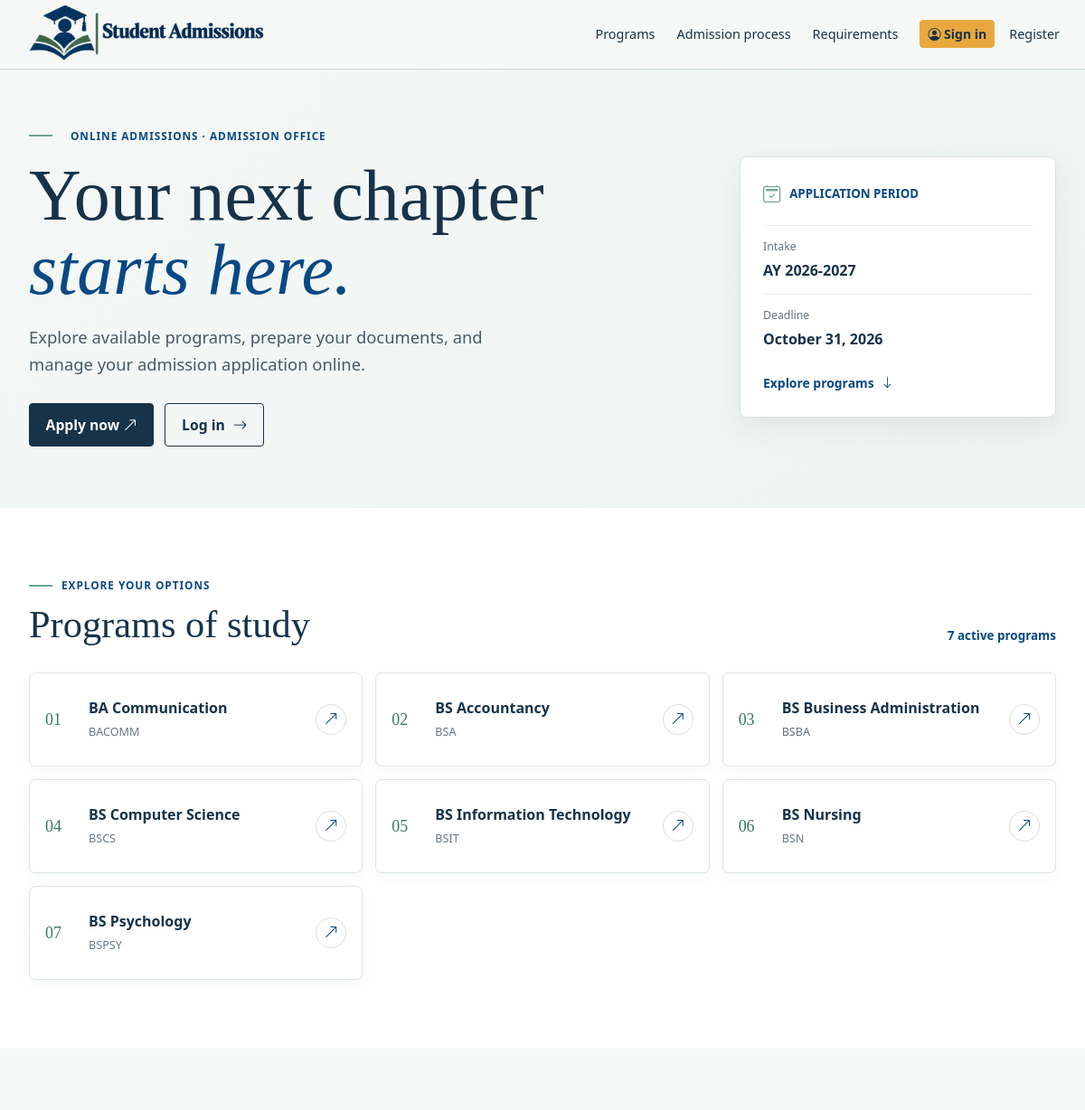
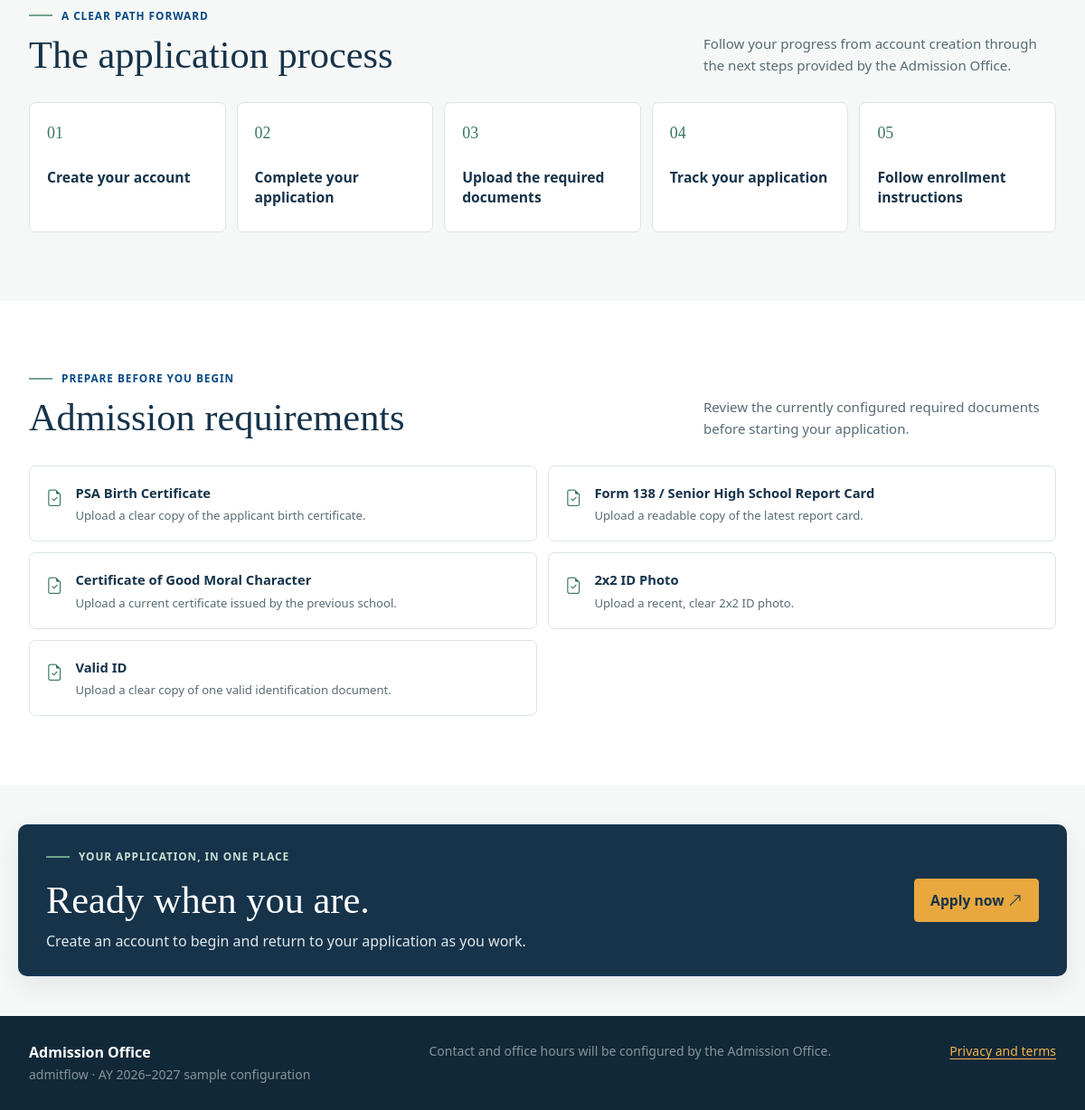
The page / on the database its author committed (2 pictures, top to bottom).
### tables this page shows
CREATE TABLE academic_years (
    id BIGINT UNSIGNED NOT NULL AUTO_INCREMENT,
    label VARCHAR(20) NOT NULL,
    starts_on DATE NOT NULL,
    ends_on DATE NOT NULL,
    application_deadline DATE NULL,
    is_open TINYINT(1) NOT NULL DEFAULT 0,
    is_sample TINYINT(1) NOT NULL DEFAULT 0,
    created_at DATETIME NOT NULL DEFAULT CURRENT_TIMESTAMP,
    updated_at DATETIME NOT NULL DEFAULT CURRENT_TIMESTAMP ON UPDATE CURRENT_TIMESTAMP,
    PRIMARY KEY (id),
    UNIQUE KEY uq_academic_years_label (label),
    KEY idx_academic_years_open (is_open, starts_on)
);

CREATE TABLE academic_programs (
    id BIGINT UNSIGNED NOT NULL AUTO_INCREMENT,
    code VARCHAR(30) NOT NULL,
    name VARCHAR(160) NOT NULL,
    description TEXT NULL,
    is_active TINYINT(1) NOT NULL DEFAULT 1,
    is_sample TINYINT(1) NOT NULL DEFAULT 0,
    created_at DATETIME NOT NULL DEFAULT CURRENT_TIMESTAMP,
    updated_at DATETIME NOT NULL DEFAULT CURRENT_TIMESTAMP ON UPDATE CURRENT_TIMESTAMP,
    PRIMARY KEY (id),
    UNIQUE KEY uq_academic_programs_code (code),
    KEY idx_academic_programs_active_name (is_active, name)
);

CREATE TABLE admission_requirements (
    id BIGINT UNSIGNED NOT NULL AUTO_INCREMENT,
    code VARCHAR(40) NOT NULL,
    name VARCHAR(160) NOT NULL,
    instructions TEXT NULL,
    academic_program_id BIGINT UNSIGNED NULL,
    academic_year_id BIGINT UNSIGNED NULL,
    program_scope_key BIGINT UNSIGNED GENERATED ALWAYS AS (COALESCE(academic_program_id, 0)) STORED,
    year_scope_key BIGINT UNSIGNED GENERATED ALWAYS AS (COALESCE(academic_year_id, 0)) STORED,
    allowed_extensions VARCHAR(100) NOT NULL DEFAULT 'pdf,jpg,jpeg,png',
    max_file_size_bytes INT UNSIGNED NOT NULL DEFAULT 10485760,
    is_required TINYINT(1) NOT NULL DEFAULT 1,
    is_active TINYINT(1) NOT NULL DEFAULT 1,
    is_sample TINYINT(1) NOT NULL DEFAULT 0,
    sort_order SMALLINT UNSIGNED NOT NULL DEFAULT 0,
    created_at DATETIME NOT NULL DEFAULT CURRENT_TIMESTAMP,
    updated_at DATETIME NOT NULL DEFAULT CURRENT_TIMESTAMP ON UPDATE CURRENT_TIMESTAMP,
    PRIMARY KEY (id),
    UNIQUE KEY uq_admission_requirement_scope (code, program_scope_key, year_scope_key),
    KEY idx_admission_requirements_scope (is_active, academic_program_id, academic_year_id, sort_order),
    CONSTRAINT fk_requirements_program FOREIGN KEY (academic_program_id) REFERENCES academic_programs (id) ON DELETE RESTRICT,
    CONSTRAINT fk_requirements_year FOREIGN KEY (academic_year_id) REFERENCES academic_years (id) ON DELETE RESTRICT
);

### app/bootstrap.php (called while the page is built, shortened)
<?php
function e(mixed $value): string
{
    return htmlspecialchars((string) $value, ENT_QUOTES | ENT_SUBSTITUTE, 'UTF-8');
}
function render_page(string $view, array $data = []): void
{
    require dirname(__DIR__) . '/resources/views/layout.php';
}

### resources/views/public/home.php (the view, shortened to what this page needs)
<div class="public-homepage">
    <section class="home-hero" aria-labelledby="home-title">
        <div class="container-xl home-hero-grid">
            <div class="home-hero-copy">
                <p class="home-kicker"><span aria-hidden="true"></span> Online admissions · Admission Office</p>
                <h1 id="home-title">Your next chapter<br><em>starts here.</em></h1>
                <p class="home-lede">Explore available programs, prepare your documents, and manage your admission application online.</p>
                <div class="home-actions">
                    <a class="btn btn-navy btn-lg" href="/register">Apply now <i class="bi bi-arrow-up-right" aria-hidden="true"></i></a>
                    <a class="btn home-login-btn btn-lg" href="/login">Log in <i class="bi bi-arrow-right" aria-hidden="true"></i></a>
                </div>
            </div>
            <aside class="home-intake" aria-label="Application period details">
                <div class="home-intake-head"><i class="bi bi-calendar2-check" aria-hidden="true"></i><span>Application period</span></div>
                <div class="home-intake-row"><span>Intake</span><strong><?= e($academicYear['label'] ?? 'Details to be announced') ?></strong></div>
                <div class="home-intake-row"><span>Deadline</span><strong><?= !empty($academicYear['application_deadline']) ? e(date('F j, Y', strtotime($academicYear['application_deadline']))) : 'To be announced' ?></strong></div>
                <a href="#programs">Explore programs <i class="bi bi-arrow-down" aria-hidden="true"></i></a>
            </aside>
        </div>
    </section>
    <section class="home-section home-programs" id="programs" aria-labelledby="programs-title">
        <div class="container-xl">
            <div class="home-section-heading">
                <div><p class="home-kicker">Explore your options</p><h2 id="programs-title">Programs of study</h2></div>
                <p><?= count($programs) ?> active program<?= count($programs) === 1 ? '' : 's' ?></p>
            </div>
            <?php if ($programs === []): ?>
                <p class="home-empty">Program information will be published here when available.</p>
            <?php else: ?>
                <div class="home-program-grid">
                    <?php foreach ($programs as $index => $program): ?>
                        <article class="home-program-card">
                            <span class="home-card-index"><?= sprintf('%02d', $index + 1) ?></span>
                            <div><h3><?= e($program['name']) ?></h3><p><?= e($program['code']) ?></p></div>
                            <a href="/register" aria-label="Apply to <?= e($program['name']) ?>"><i class="bi bi-arrow-up-right" aria-hidden="true"></i></a>
                        </article>
                    <?php endforeach; ?>
                </div>
            <?php endif; ?>
        </div>
    </section>
    <section class="home-section home-process" id="process" aria-labelledby="process-title">
        <div class="container-xl">
            <div class="home-section-heading home-process-heading">
                <div><p class="home-kicker">A clear path forward</p><h2 id="process-title">The application process</h2></div>
                <p>Follow your progress from account creation through the next steps provided by the Admission Office.</p>
            </div>
            <ol class="home-step-grid">
                <?php foreach (['Create your account', 'Complete your application', 'Upload the required documents', 'Track your application', 'Follow enrollment instructions'] as $index => $step): ?>
                    <li><span class="home-step-number"><?= sprintf('%02d', $index + 1) ?></span><h3><?= e($step) ?></h3></li>
                <?php endforeach; ?>
            </ol>
        </div>
    </section>
    <section class="home-section home-requirements" id="requirements" aria-labelledby="requirements-title">
        <div class="container-xl">
            <div class="home-section-heading">
                <div><p class="home-kicker">Prepare before you begin</p><h2 id="requirements-title">Admission requirements</h2></div>
                <p>Review the currently configured required documents before starting your application.</p>
            </div>
            <?php if ($requirements === []): ?>
                <p class="home-empty">Requirements will be published when the Admission Office configures the intake.</p>
            <?php else: ?>
                <ul class="home-requirement-grid">
                    <?php foreach ($requirements as $requirement): ?>
                        <li class="home-requirement-card"><i class="bi bi-file-earmark-check" aria-hidden="true"></i><span><strong><?= e($requirement['name']) ?></strong><?php if (!empty($requirement['instructions'])): ?><small><?= e($requirement['instructions']) ?></small><?php endif; ?></span></li>
                    <?php endforeach; ?>
                </ul>
            <?php endif; ?>
        </div>
    </section>
    <section class="home-cta" id="privacy" aria-labelledby="home-cta-title">
        <div class="container-xl home-cta-inner">
            <div><p class="home-kicker">Your application, in one place</p><h2 id="home-cta-title">Ready when you are.</h2><p>Create an account to begin and return to your application as you work.</p></div>
            <a class="btn btn-amber btn-lg" href="/register">Apply now <i class="bi bi-arrow-up-right" aria-hidden="true"></i></a>
        </div>
    </section>
</div>

### rows shown on the page
academic_years: label "AY 2026-2027", application_deadline "October 31, 2026"
academic_programs: name "BA Communication", code "BACOMM"
academic_programs: name "BS Accountancy", code "BSA"
academic_programs: name "BS Business Administration", code "BSBA"
academic_programs: name "BS Computer Science", code "BSCS"
academic_programs: name "BS Information Technology", code "BSIT"
academic_programs: name "BS Nursing", code "BSN"
academic_programs: name "BS Psychology", code "BSPSY"
admission_requirements: name "PSA Birth Certificate", instructions "Upload a clear copy of the applicant birth certificate."
admission_requirements: name "Form 138 / Senior High School Report Card", instructions "Upload a readable copy of the latest report card."
admission_requirements: name "Certificate of Good Moral Character", instructions "Upload a current certificate issued by the previous school."
admission_requirements: name "2x2 ID Photo", instructions "Upload a recent, clear 2x2 ID photo."
admission_requirements: name "Valid ID", instructions "Upload a clear copy of one valid identification document."

### other values the page prints
count($programs) "7"
$step "Create your account"
$step "Complete your application"
$step "Upload the required documents"
$step "Track your application"
$step "Follow enrollment instructions"
